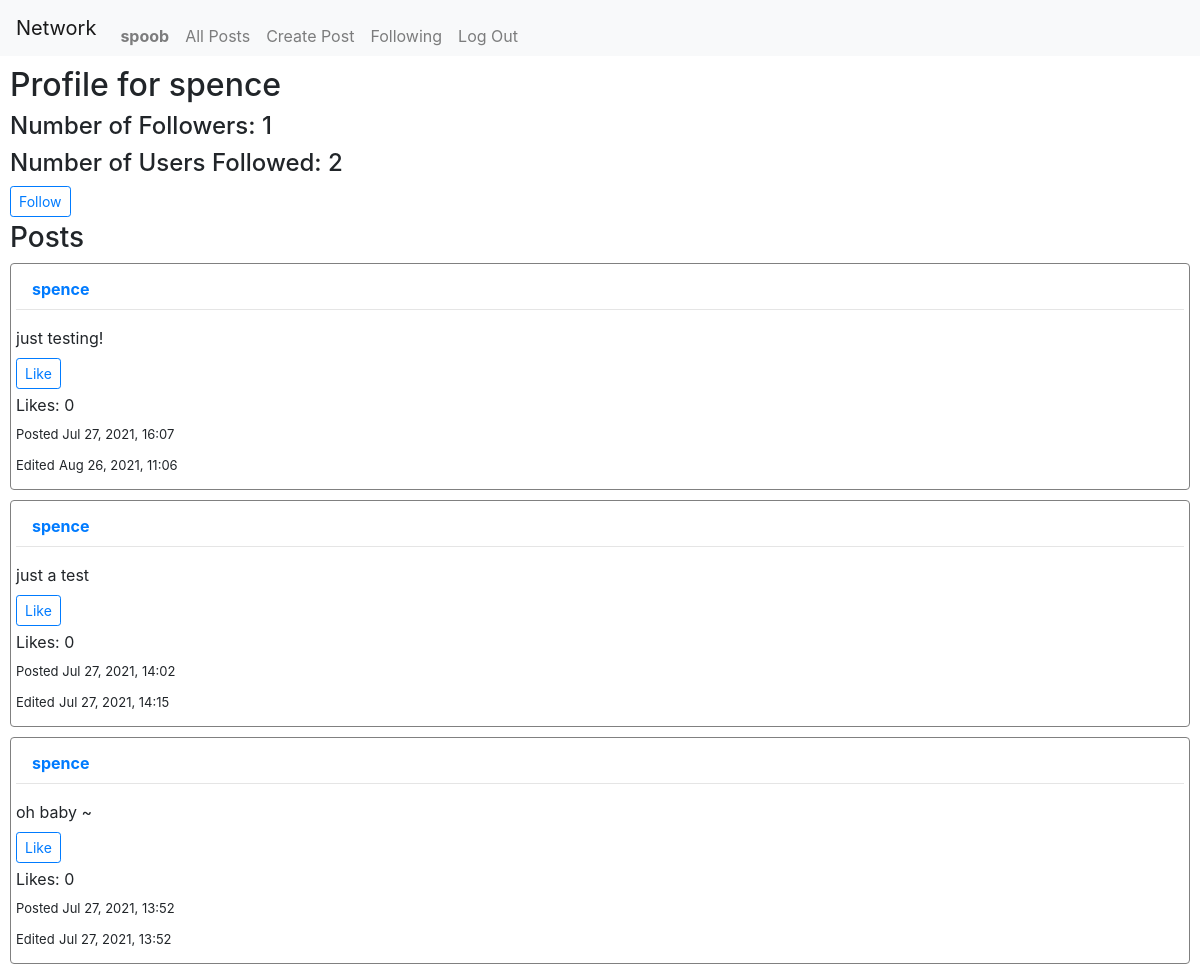
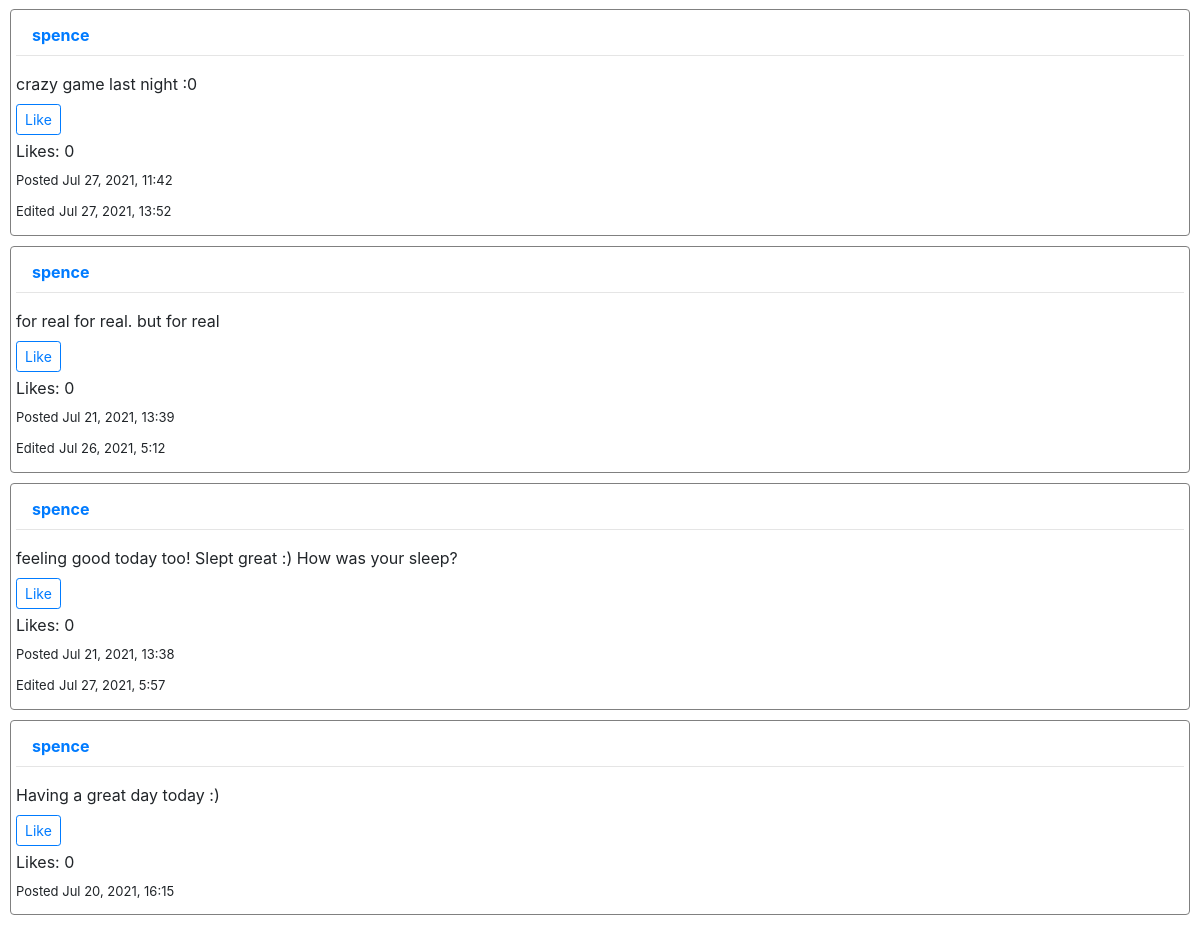
The app's page /profile/4 (signed in) with its own data (2 pictures, top to bottom).
### network/models.py (models this page shows)
class User(AbstractUser):
    pass

class Post(models.Model):
    user = models.ForeignKey(
        "User", on_delete=models.CASCADE, related_name="posts_made")
    content = models.TextField(blank=True, null=True)
    post_timestamp = models.DateTimeField(auto_now_add=True)
    edit_timestamp = models.DateTimeField(blank=True, null=True)
    likes = models.IntegerField(default=0, null=True, blank=True)

### network/views.py (the view)
# urls.py: path("profile/<int:id>", views.profile_view, name="profile"),
def profile_view(request, id):
    total_posts = Post.objects.filter(user=id)
    pagenum = 1
    num_of_followers = len(Follow.objects.filter(followed=id))  # get users who have me listed as someone they follow
    ppl_followed = len(Follow.objects.filter(follower=id))  # get users for whom I am listed as a follower
    viewed_user = User.objects.get(pk=id)
    try_follow = Follow.objects.filter(followed=viewed_user.id, follower=request.user.id)
    if try_follow.exists():
        following = True
    else:
        following = False
    if request.user.is_authenticated:
        likes = Like.objects.filter(user=request.user)
        likes = [like.post.id for like in likes]
    else:
        likes = ""
    if request.method == "POST":
        pagenum = int(request.POST["pagenum"])
        num = (pagenum - 1) * 10
        posts = Post.objects.filter(user=id).order_by("-post_timestamp")[num:pagenum*10]
    else:
        posts = Post.objects.filter(user=id).order_by("-post_timestamp")[:10]
    context = {
        "posts": posts,
        "followers": num_of_followers,
        "followed": ppl_followed,
        "viewed_user": viewed_user,
        "total_posts": len(total_posts),
        "pagenum": pagenum,
        "page_posts": len(posts),
        "likes": likes,
        "following": following
    }
    return render(request, "network/profile.html", context)

### network/templates/network/profile.html (shortened to what this page needs)
{% extends "network/layout.html" %}
{% block body %}
<h2>Profile for {{ viewed_user }}</h2>
<h4>Number of Followers: {{ followers }}</h4>
<h4>Number of Users Followed: {{ followed }}</h4>
{% if user.is_authenticated %}
    {% if user.id != viewed_user.id %}
        {% if following == True %}
            <form id="form-follow" action="{% url 'follow' viewed_user.id %}" method="POST">
                {% csrf_token %}
                <input type="text" name="info" value="{{ viewed_user.id }}" hidden>
                <button type="button" class="btn btn-sm btn-outline-primary" id="follow-btn">Unfollow</button>
            </form>
        {% else %}
            <form id="form-follow" action="{% url 'follow' viewed_user.id %}" method="POST">
                <button type="button" class="btn btn-sm btn-outline-primary" id="follow-btn">Follow</button>
            </form>
        {% endif %}
    {% endif %}
{% endif %}
{% endblock %}
{% block posts %}
<h3>Posts</h3>
{% include "network/display_posts.html" %}
{% endblock %}

### network/templates/network/layout.html (shortened to what this page needs)
{% load static %}
<!DOCTYPE html>
<html lang="en">
<head>
    <link rel="stylesheet" href="https://stackpath.bootstrapcdn.com/bootstrap/4.4.1/css/bootstrap.min.css"
>
    <link href="{% static 'network/styles.css' %}" rel="stylesheet">
</head>
<body>
    <nav class="navbar navbar-expand-lg navbar-light bg-light">
        <a class="navbar-brand" href="">Network</a>
        <div>
            <ul class="navbar-nav mr-auto">
                {% if user.is_authenticated %}
                <li class="nav-item">
                    <a class="nav-link" href="{% url 'profile' user.id %}"><strong>{{ user.username }}</strong></a>
                </li>
                {% endif %}
                <li class="nav-item">
                    <a class="nav-link" href="{% url 'index' %}">All Posts</a>
                </li>
                {% if user.is_authenticated %}
                <li class="nav-item">
                    <a class="nav-link" href="{% url 'new' %}">Create Post</a>
                </li>
                <li class="nav-item">
                    <a class="nav-link" href="{% url 'following' %}">Following</a>
                </li>
                <li class="nav-item">
                    <a class="nav-link" href="{% url 'logout' %}">Log Out</a>
                </li>
                {% endif %}
            </ul>
        </div>
    </nav>
    <div class="body">
        {% block body %}
        {% endblock %}
    </div>
    <div class="page-posts">
        {% block posts %}
        {% endblock %}
    </div>
</body>
</html>

### network/templates/network/display_posts.html (shortened to what this page needs)
{% for post in posts %}
    <div class="post" id="{{ post.id }}">
        <a class="nav-link" href="{% url 'profile' post.user.id %}"><p><strong>{{ post.user }}</strong></p></a>
        <hr>
        <p class="content" id="post-edit-{{ post.id }}">{{ post.content }}</p>
        {% if user.is_authenticated %}
        <form class="like-form" id="form-like-{{ post.id }}" action="{% url 'like' post.id %}" method="POST">
            {% if post.id in likes %}
                <button class="like btn btn-sm btn-outline-primary" type="button" id="like-{{ post.id }}">Unlike</button>
            {% else %}
                <button class="like btn btn-sm btn-outline-primary" type="button" id="like-{{ post.id }}">Like</button>
            {% endif %}
        </form>
        {% endif %}
        <div class="likes-div">
            <label for="likes-like-{{ post.id }}" class="likes">Likes: </label>
            <p id="likes-like-{{ post.id }}" class="likes">{{ post.likes }}</p>
        </div>
        <div class="timestamp-div" id="timestamp-div-{{ post.id }}">
            <p class="datetime">Posted {{ post.post_timestamp|date:"M d, Y, G:i" }}</p>
            {% if post.edit_timestamp %}
                <div class="edit-timestamp-div">
                    <label class="edit-timestamp datetime">Edited </label>
                    <p class="edit-timestamp datetime" id="edited-timestamp-{{ post.id }}">{{ post.edit_timestamp|date:"M d, Y, G:i" }}</p>
                </div>
            {% endif %}
        </div>
    </div>
{% endfor %}

### network/static/network/styles.css (style rules this page uses)
.body, .page-posts, .next-pages { margin-right: 10px; margin-left: 10px; }
h2 { margin-top: 10px; }
.post { border: solid 1px grey; border-radius: 4px; padding: 5px; margin-bottom: 10px; }
.nav-link { height: 1.5rem; }
.post p { margin-bottom: 0.5rem; }
.btn { margin-bottom: 4px; }
.likes { display: inline-block; }
.datetime { font-size: small; }
.edit-timestamp { display: inline-block; }

### records on screen
User: username "spoob"
User: username "spence"
Post: user "spence", content "just testing!", likes "0", post_timestamp "Jul 27, 2021, 16:07", edit_timestamp "Aug 26, 2021, 11:06"
Post: user "spence", content "just a test", likes "0", post_timestamp "Jul 27, 2021, 14:02", edit_timestamp "Jul 27, 2021, 14:15"
Post: user "spence", content "oh baby ~", likes "0", post_timestamp "Jul 27, 2021, 13:52", edit_timestamp "Jul 27, 2021, 13:52"
Post: user "spence", content "crazy game last night :0", likes "0", post_timestamp "Jul 27, 2021, 11:42", edit_timestamp "Jul 27, 2021, 13:52"
Post: user "spence", content "for real for real. but for real", likes "0", post_timestamp "Jul 21, 2021, 13:39", edit_timestamp "Jul 26, 2021, 5:12"
Post: user "spence", content "feeling good today too! Slept great :) How was your sleep?", likes "0", post_timestamp "Jul 21, 2021, 13:38", edit_timestamp "Jul 27, 2021, 5:57"
Post: user "spence", content "Having a great day today :)", likes "0", post_timestamp "Jul 20, 2021, 16:15"

### other values on screen
{{ followers }} "1"
{{ followed }} "2"
